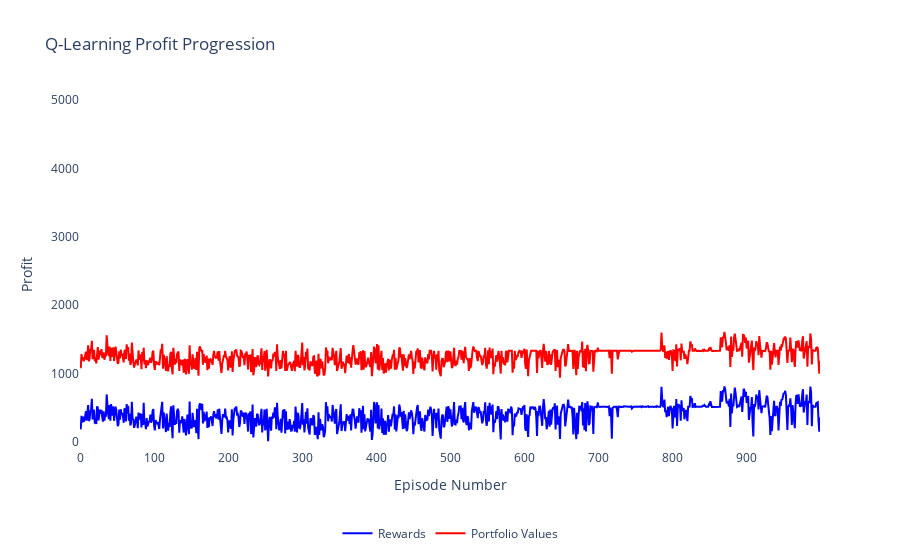

Notebook cell for this chart:
### Code cell
rewards = rewards5
profits = profits5

fig = go.Figure()

# reward line
fig.add_trace(go.Scatter(x=list(range(len(rewards))), y=rewards, 
                         mode='lines', 
                         name='Rewards', 
                         line=dict(color='blue', dash='solid')))  # solid line with blue color

# portfolio line
fig.add_trace(go.Scatter(x=list(range(len(profits))), y=profits, 
                         mode='lines', 
                         name='Portfolio Values', 
                         line=dict(color='red', dash='solid')))  # solid line with red color

# plot figure
fig.update_layout(
    title='Q-Learning Profit Progression',
    xaxis=dict(title='Episode Number'),
    yaxis=dict(title='Profit', range=[-100, 5000]), 
    legend=dict(orientation='h', x=0.5, xanchor='center', y=-0.2),
    plot_bgcolor='white', 
    yaxis_showgrid=True, 
    xaxis_showgrid=True
)

# Show the plot
fig.show()

### Figure 1 — Plotly figure (JSON) as saved in the notebook; plotly's stock layout.template omitted (floating-point values rounded to 4 significant figures; data arrays with more than 128 entries replaced by an {"elided": "..."} marker saying what was removed)
{"data": [{"line": {"color": "blue", "dash": "solid"}, "mode": "lines", "name": "Rewards", "type": "scatter", "x": {"elided": "1000 int values"}, "y": {"elided": "1000 float values"}}, {"line": {"color": "red", "dash": "solid"}, "mode": "lines", "name": "Portfolio Values", "type": "scatter", "x": {"elided": "1000 int values"}, "y": {"elided": "1000 float values"}}], "layout": {"legend": {"orientation": "h", "x": 0.5, "xanchor": "center", "y": -0.2}, "plot_bgcolor": "white", "title": {"text": "Q-Learning Profit Progression"}, "xaxis": {"showgrid": true, "title": {"text": "Episode Number"}}, "yaxis": {"range": [-100, 5000], "showgrid": true, "title": {"text": "Profit"}}}}
